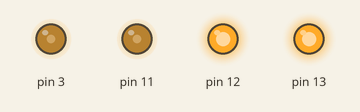
This sketch was run on a simulated Arduino Uno, built with avr-gcc and run on an emulated ATmega328P. On the bench: output pins drawn as LEDs (lit = HIGH). At 1.0 s the program stops and its outputs stay as they are.

Above: at 0.1 s.
Timing chart, 0 to 1.6 s (numbered marks = the images above):
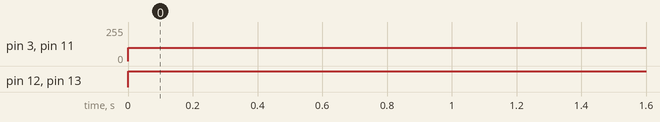

Measured:
- by itself, pin 3, pin 11: 0/255 → 100/255 at 0.00 s
- by itself, pin 12, pin 13: LOW → HIGH at 0.00 s

The sketch:

straight.ino
```cpp
/* Donovan Keohane
 * straight.ino
 */

#include <Wire.h>

void sleep(int sec) {
  int x = millis() + (sec * 1000);
  while (millis() < x)
  {
    ;
  }
}

void setup()
{
  pinMode(3, OUTPUT);
  pinMode(11, OUTPUT);
  pinMode(12, OUTPUT);
  pinMode(13, OUTPUT);
}

void roveDrive(bool MotorA, bool MotorB, int speedA, int speedB)
{
  digitalWrite(12, MotorA);
  digitalWrite(13, MotorB);
  analogWrite(3, speedA);
  analogWrite(11, speedB);
}

void roveStop()
{
  analogWrite(3, 0);
  analogWrite(11, 0);
  delay(1);
}

void loop()
{
  roveDrive(true, true, 100, 100);
  sleep(1);
  exit(1);
}
```
